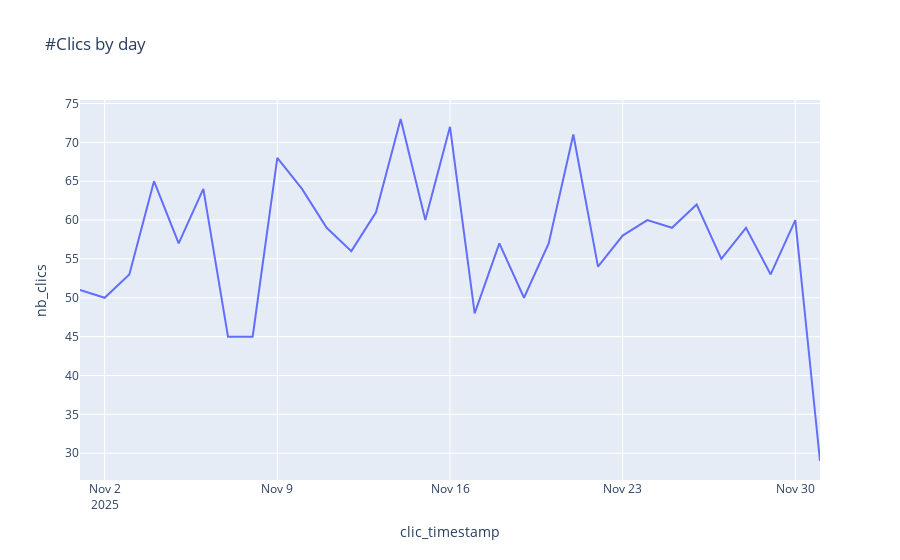

The notebook cell saved with this chart:
### Code cell
fig = px.line(data_frame=(nb_clics_per_hour
                          .groupby("clic_timestamp")
                          .nb_clics.sum()
                          .reset_index()
                         ),
              x='clic_timestamp', y="nb_clics",
             title="#Clics by day")
fig.show()

### Figure 1 — Plotly figure (JSON) as saved in the notebook; plotly's stock layout.template omitted (floating-point values rounded to 4 significant figures)
{"data": [{"hovertemplate": "clic_timestamp=%{x}<br>nb_clics=%{y}<extra></extra>", "legendgroup": "", "line": {"color": "#636efa", "dash": "solid"}, "marker": {"symbol": "circle"}, "mode": "lines", "name": "", "orientation": "v", "showlegend": false, "type": "scatter", "x": ["2025-11-01T00:00:00", "2025-11-02T00:00:00", "2025-11-03T00:00:00", "2025-11-04T00:00:00", "2025-11-05T00:00:00", "2025-11-06T00:00:00", "2025-11-07T00:00:00", "2025-11-08T00:00:00", "2025-11-09T00:00:00", "2025-11-10T00:00:00", "2025-11-11T00:00:00", "2025-11-12T00:00:00", "2025-11-13T00:00:00", "2025-11-14T00:00:00", "2025-11-15T00:00:00", "2025-11-16T00:00:00", "2025-11-17T00:00:00", "2025-11-18T00:00:00", "2025-11-19T00:00:00", "2025-11-20T00:00:00", "2025-11-21T00:00:00", "2025-11-22T00:00:00", "2025-11-23T00:00:00", "2025-11-24T00:00:00", "2025-11-25T00:00:00", "2025-11-26T00:00:00", "2025-11-27T00:00:00", "2025-11-28T00:00:00", "2025-11-29T00:00:00", "2025-11-30T00:00:00", "2025-12-01T00:00:00"], "xaxis": "x", "y": [51, 50, 53, 65, 57, 64, 45, 45, 68, 64, 59, 56, 61, 73, 60, 72, 48, 57, 50, 57, 71, 54, 58, 60, 59, 62, 55, 59, 53, 60, 29], "yaxis": "y"}], "layout": {"autosize": true, "legend": {"tracegroupgap": 0}, "title": {"text": "#Clics by day"}, "xaxis": {"anchor": "y", "autorange": true, "domain": [0, 1], "range": ["2025-11-01", "2025-12-01"], "title": {"text": "clic_timestamp"}, "type": "date"}, "yaxis": {"anchor": "x", "autorange": true, "domain": [0, 1], "range": [26.56, 75.44], "title": {"text": "nb_clics"}, "type": "linear"}}}
